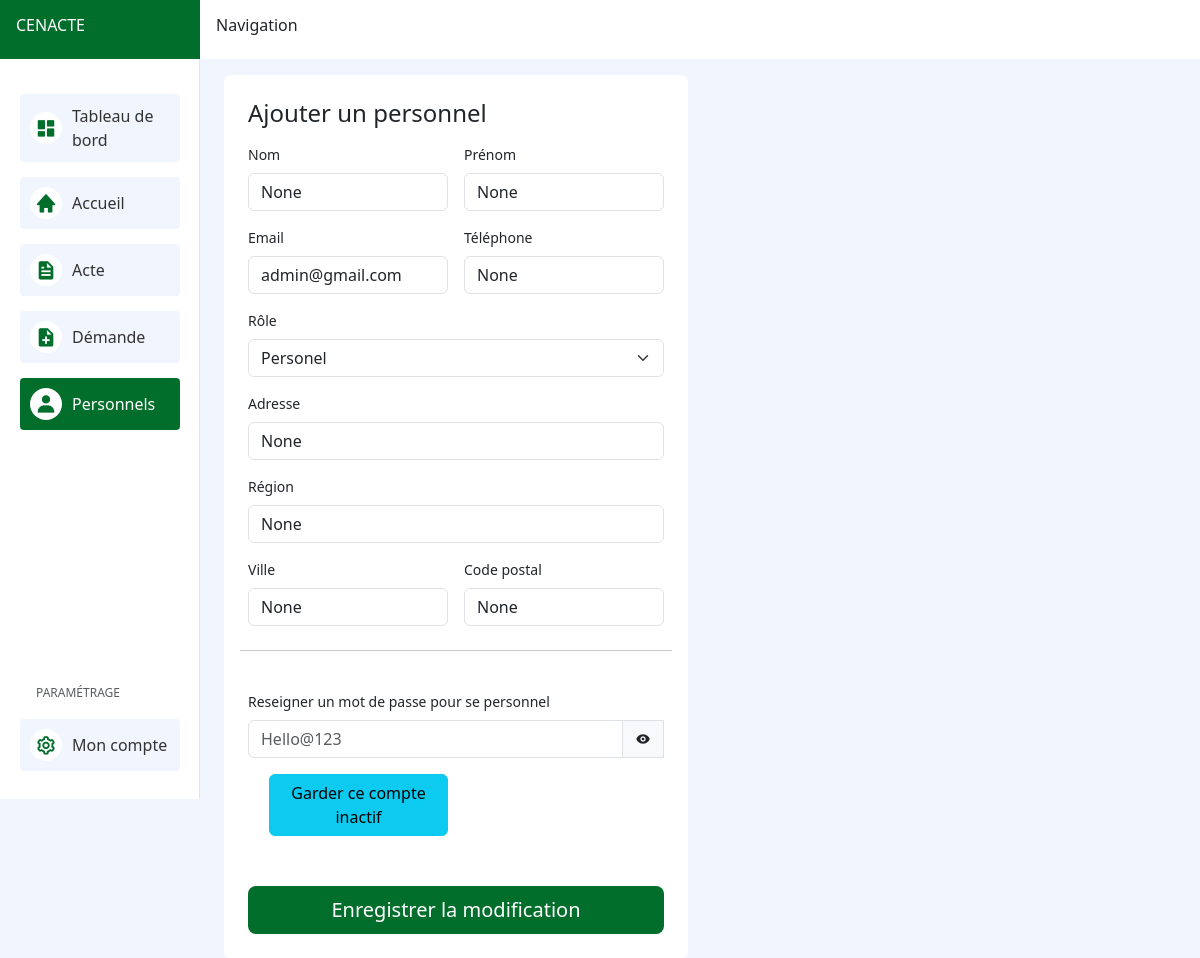
Screenshot of /personnels/f7b9b95d9dfc417ebb8bf24057098ae0 with the database file from the repository.
### users/models.py (models this page shows, shortened)
class User(AbstractUser):
    id = models.UUIDField(
        primary_key=True,
        default=uuid.uuid4,
        editable=False
    )
    username = None
    first_name = phone = models.CharField(
        max_length=255,
        blank=True,
        null=True
    )
    last_name = phone = models.CharField(
        max_length=255,
        blank=True,
        null=True
    )
    email = models.CharField(
        _('Email'),
        max_length=255,
        unique=True,
        null=True,
        blank=True
    )
    phone = models.CharField(
        max_length=255,
        blank=True,
        null=True
    )
    address = models.CharField(
        max_length=255,
        blank=True,
        null=True
    )
    zip_code = models.CharField(
        max_length=255,
        blank=True,
        null=True
    )
    region = models.CharField(
        max_length=255,
        blank=True,
        null=True
    )
    town = models.CharField(
        max_length=255,
        blank=True,
        null=True
    )
    ROLES = (
        ("Personel", "Personel"),
        ("DAF", "DAF"),
        ("Directeur", "Directeur"),
    )
    role = models.CharField(
        max_length=255,
        blank=True,
        null=True,
        choices=ROLES,
        default="Personel"
    )
    as_deleted = models.BooleanField(default=False)
    is_verified = models.BooleanField(default=False)
    two_factor_auth = models.BooleanField(default=False)
    date_joined = models.DateTimeField(
        _('Date'), auto_now_add=True, null=True, blank=True)
    last_update = models.DateTimeField(
        _('LastUpdate'), auto_now=True, null=True, blank=True)
    REQUIRED_FIELDS = []
    USERNAME_FIELD = 'email'
    objects = CustomUSerManager()
    class Meta:
        verbose_name = 'User account'
        verbose_name_plural = 'User account'

### users/views.py (the view, shortened to what this page needs)
# urls.py: path("personnels/<str:user_id>", singleUserPage, name="single-user"),
def singleUserPage(request, user_id=None):
    user = None
    try:
        user = User.objects.get(id=user_id)
    except User.DoesNotExist:
        messages.error(
            request, f"Inpossible de trouver un utilisateur avec l'id {user_id}")
        return HttpResponseRedirect(reverse("list-users"))
    context = {
        "user": user
    }
    return render(request, "users/single-user.html", context=context)

### users/templates/users/single-user.html (shortened to what this page needs)
{% extends "base-layout.html" %}
{% load static %}
{% block base_layout %}
<div class="container">
    <div class="row">
        <div class="col-lg-6">
            <div class="bg-white rounded p-4 mt-3">
                <h4 class="mb-3">Ajouter un personnel</h4>
                <form class="needs-validation" novalidate method="POST">
                    <div class="row g-3">
                        <div class="col-sm-6">
                            <label for="firstName" class="form-label">Nom</label>
                            <input value={{user.first_name}} name="first_name" type="text" class="form-control"
                                id="firstName" placeholder="" value="" required>
                        </div>
                        <div class="col-sm-6">
                            <label for="lastName" class="form-label">Prénom</label>
                            <input value={{user.last_name}} name="last_name" type="text" class="form-control"
                                id="lastName" placeholder="" value="" required>
                        </div>
                        <div class="col-6">
                            <label for="email" class="form-label">Email</label>
                            <input value={{user.email}} name="email" type="email" class="form-control" id="email"
                                placeholder="email@exemple.com" required>
                        </div>
                        <div class="col-6">
                            <label for="phone" class="form-label">Téléphone</label>
                            <input value={{user.phone}} name="phone" type="tel" class="form-control" id="phone"
                                placeholder="+237673954057" required>
                        </div>
                        <div class="col-md-12">
                            <label for="role" class="form-label">Rôle</label>
                            <select value={{user.role}} name="role" class="form-select" id="role"
                                aria-label="Default select example" required>
                                <option value="Personel">Personel</option>
                            </select>
                        </div>
                        <div class="col-12">
                            <label for="address" class="form-label">Adresse</label>
                            <input value={{user.address}} name="address" type="text" class="form-control" id="address"
                                placeholder="1234 Nvog-ada" required>
                        </div>
                        <div class="col-md-12">
                            <label for="region" class="form-label">Région</label>
                            <input value={{user.region}} name="region" type="text" class="form-control" id="region"
                                placeholder="Centre" required>
                        </div>
                        <div class="col-md-6">
                            <label for="town" class="form-label">Ville</label>
                            <input name="town" value={{user.town}} type="text" class="form-control" id="town"
                                placeholder="Centre" required>
                        </div>
                        <div class="col-md-6">
                            <label for="zip" class="form-label">Code postal</label>
                            <input value={{user.zip_code}} name="zip_code" type="text" class="form-control" id="zip"
                                placeholder="" required>
                        </div>
                        <hr class="my-4">
                        <div class="col-md-12">
                            <label for="password" class="form-label">Reseigner un mot de passe pour se personnel</label>
                            <div class="input-group">
                                <input name="password" type="password" class="form-control" id="password"
                                    placeholder="Hello@123" pattern="(?=.*\d)(?=.*[a-z])(?=.*[A-Z]).{8,}" required>
                                <span class="input-group-text" onclick="showPassword()" id="basic-addon3"><i
                                        class='bx bxs-show'></i></span>
                            </div>
                        </div>
                        <div class="col-md-6">
                            <div class="form-check">
                                <label class="btn btn-outline-info w-100" for="is_active">Garder ce compte
                                    inactif</label><br>
                            </div>
                        </div>
                    </div>
                    <button class="w-100 btn main btn-lg mt-5" type="submit">Enregistrer la modification</button>
                </form>
            </div>
        </div>
    </div>
</div>
{% endblock %}

### static/css/main.css (style rules this page uses)
.site-bg { background-color: #f1f5fd; }

### static/css/base-layout.css (style rules this page uses)
body { font-size: .875rem; }

### static/css/button.css (style rules this page uses)
.btn.main { background-color: #026e2b; color: #fff; transition: all 0.5s !important; }

### rows the page displays
User: first_name "None", last_name "None", email "admin@gmail.com", phone "None", role "Personel", address "None", region "None", town "None", zip_code "None"
